Frame 1 (no input): blank canvas, image omitted
Frame 60 (the mouse pressed at the canvas centre just before this capture): blank canvas, image omitted
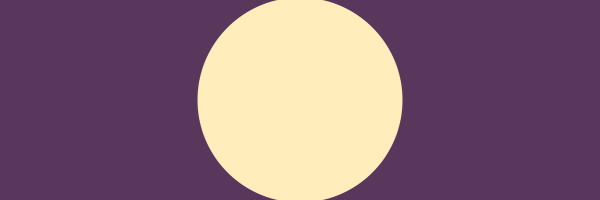
Frame 120 (the mouse held since frame 60 and released just before this capture)

The Processing sketch whose frames 1 and 60 were blank and that drew this single picture after the mouse press (run headless with seeded random() and noise(); from frame 60 on, the mouse is pressed at the canvas centre):

// Processing sketch: processing_150540
// ── processing_150540.pde

void setup ()
{
  size (600, 200);
  smooth();
}

void draw ()
{
  background (#57385c);
  
  float d = map (mouseX, 0, width,10, 400 );
  
  fill (#ffedbc);
  noStroke ();
  ellipse (width/2, height/2, d, d);
}
